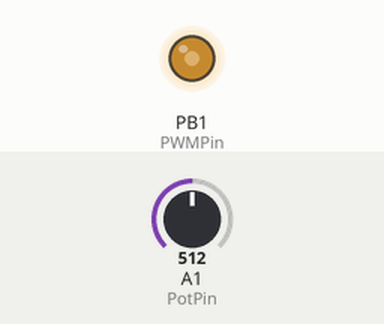
A sketch run on a simulated ATtiny85, built with avr-gcc and run on an emulated ATtiny85. Shown: output pins drawn as LEDs (lit = HIGH). The inputs (shaded band) are chosen by the test bench; at power-on: A1 (PotPin) = 512.

Above: at 5.2 s.
5.3 s: A1 (PotPin) set to 716
At 6.4 s:
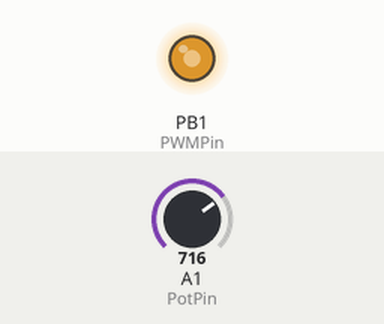
6.9 s: A1 (PotPin) set to 900
At 7.6 s:
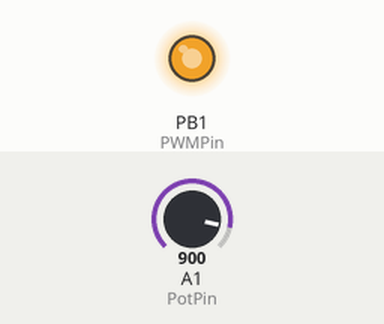
8.5 s: A1 (PotPin) set to 122
At 8.9 s:
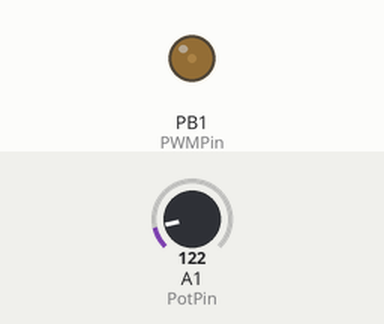
10.1 s: A1 (PotPin) set to 0
At 11.4 s:
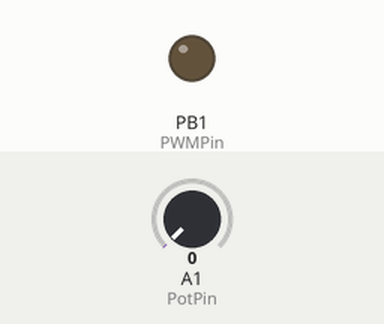
Timing chart, 0 to 12.7 s (numbered marks = the images above; inputs shaded):
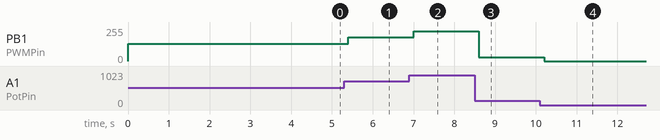

Measured:
- after the input at 5.3 s, PB1 (PWMPin): 128/255 → 177/255 after 0.10 s
- after the input at 6.9 s, PB1 (PWMPin): 177/255 → 223/255 after 0.10 s
- after the input at 8.5 s, PB1 (PWMPin): 223/255 → 30/255 after 0.11 s
- after the input at 10.1 s, PB1 (PWMPin): 30/255 → 0/255 after 0.11 s

The sketch:

sketch_pwm.ino
```cpp
/*
 *                         ATtiny85
 *                      -------u-------
 *  RST - A0 - (D 5) --| 1 PB5   VCC 8 |-- +5V
 *                     |               |
 *        A3 - (D 3) --| 2 PB3   PB2 7 |-- (D 2) - A1  --> 10K Potentiometer
 *                     |               |
 *        A2 - (D 4) --| 3 PB4   PB1 6 |-- (D 1) - PWM --> Fan Blue wire
 *                     |               |
 *              Gnd ---| 4 GND   PB0 5 |-- (D 0) - PWM --> Disabled
 *                     -----------------
 */

// normal delay() won't work anymore because we are changing Timer1 behavior
// Adds delay_ms and delay_us functions
#include <util/delay.h>    // Adds delay_ms and delay_us functions

// Clock at 8mHz
#define F_CPU 8000000  // This is used by delay.h library

const int PWMPin = 1;  // Only works with Pin 1(PB1)
const int PotPin = A1;

void setup()
{
  pinMode(PWMPin, OUTPUT);
  // Phase Correct PWM Mode, no Prescaler
  // PWM on Pin 1(PB1), Pin 0(PB0) disabled
  // 8Mhz / 160 / 2 = 25Khz
  TCCR0A = _BV(COM0B1) | _BV(WGM00);
  TCCR0B = _BV(WGM02) | _BV(CS00);
  // Set TOP and initialize duty cycle to 50%
  OCR0A = 160;  // TOP - DO NOT CHANGE, SETS PWM PULSE RATE
  OCR0B = 80; // duty cycle for Pin 1(PB1)
  // initial bring-up: leave at 50% for 4 seconds
  _delay_ms(4000);
}

void loop()
{
  int in, out;
  // follow potentiometer-set speed from there
  in = analogRead(PotPin);
  out = map(in, 0, 1023, 0, 160);
  OCR0B = out;
  _delay_ms(200);
}
```
